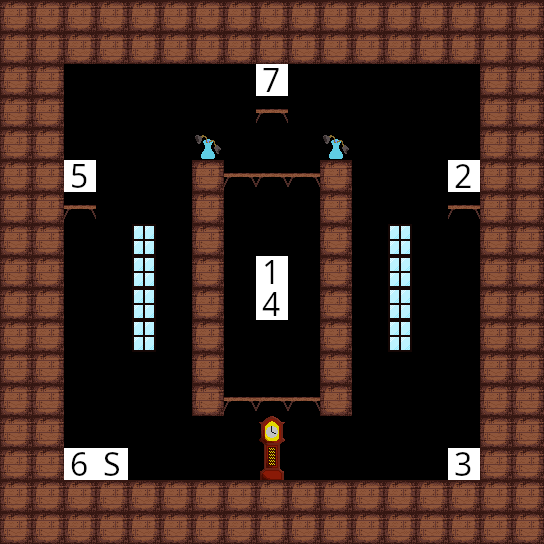

This game map was drawn from its Tiled (.tmx) file and the tilesets committed beside it. A one-line description and the full map source follow:
An orthogonal 17x17 tile map with 32x32 px tiles, 1 tile layer (Tile Layer 1).

<map version="1.10" tiledversion="1.10.2" orientation="orthogonal" renderorder="right-down" width="17" height="17" tilewidth="32" tileheight="32" infinite="0" nextlayerid="2" nextobjectid="1">
 <editorsettings>
  <export target="../assets/levels/LevelStar.csv" format="csv" />
 </editorsettings>
 <tileset firstgid="1" source="tiles.tsx" />
 <layer id="1" name="Tile Layer 1" width="17" height="17">
  <data encoding="csv">
2,2,2,2,2,2,2,2,2,2,2,2,2,2,2,2,2,
2,2,2,2,2,2,2,2,2,2,2,2,2,2,2,2,2,
2,2,0,0,0,0,0,0,107,0,0,0,0,0,0,2,2,
2,2,0,0,0,0,0,0,3,0,0,0,0,0,0,2,2,
2,2,0,0,0,0,22,0,0,0,22,0,0,0,0,2,2,
2,2,105,0,0,0,2,3,3,3,2,0,0,0,102,2,2,
2,2,3,0,0,0,2,0,0,0,2,0,0,0,3,2,2,
2,2,0,0,23,0,2,0,0,0,2,0,23,0,0,2,2,
2,2,0,0,23,0,2,0,101,0,2,0,23,0,0,2,2,
2,2,0,0,23,0,2,0,104,0,2,0,23,0,0,2,2,
2,2,0,0,23,0,2,0,0,0,2,0,23,0,0,2,2,
2,2,0,0,0,0,2,0,0,0,2,0,0,0,0,2,2,
2,2,0,0,0,0,2,3,3,3,2,0,0,0,0,2,2,
2,2,0,0,0,0,0,0,0,0,0,0,0,0,0,2,2,
2,2,106,6,0,0,0,0,25,0,0,0,0,0,103,2,2,
2,2,2,2,2,2,2,2,2,2,2,2,2,2,2,2,2,
2,2,2,2,2,2,2,2,2,2,2,2,2,2,2,2,2
</data>
 </layer>
</map>
